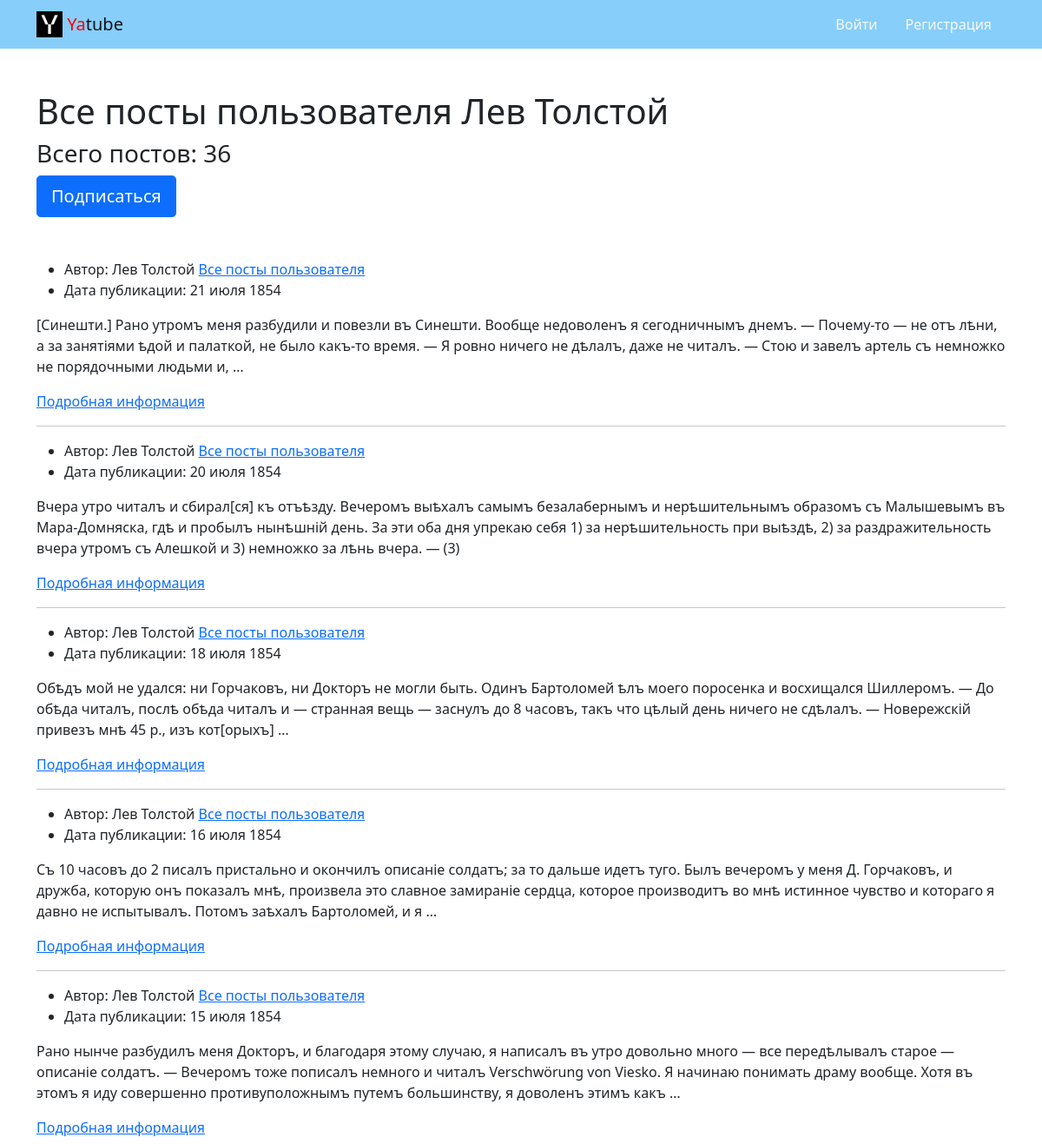
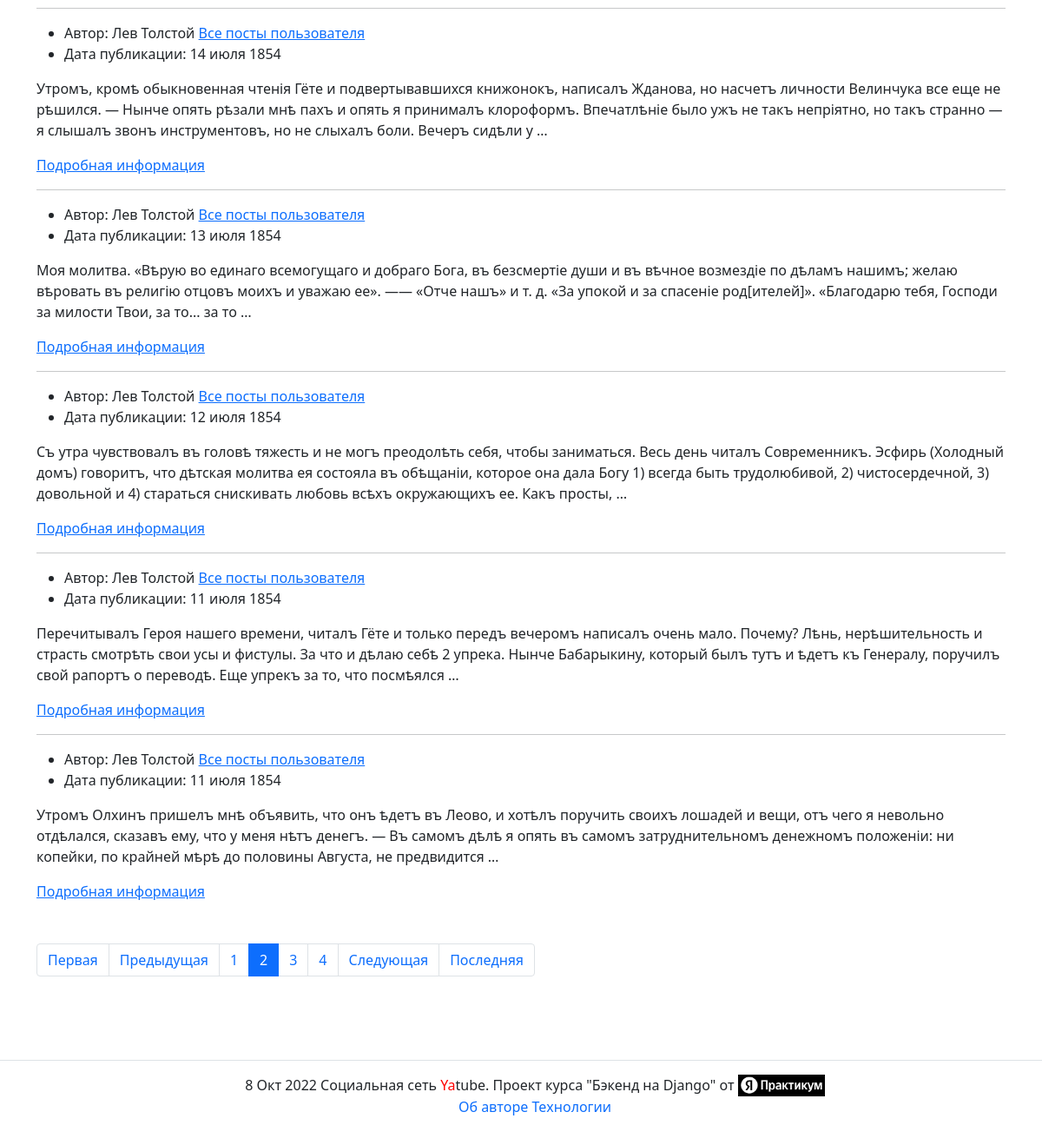
/profile/leo/?page=2, run on the app's committed database (2 pictures, top to bottom).
### posts/models.py (models this page shows, shortened)
class Post(models.Model):
    text = models.TextField(
        verbose_name="Текст поста",
        help_text="Добавьте описание поста"
    )
    pub_date = models.DateTimeField(
        auto_now_add=True,
        verbose_name="Дата публикации"
    )
    author = models.ForeignKey(
        User,
        on_delete=models.CASCADE,
        related_name='posts',
        verbose_name="Автор"
    )
    group = models.ForeignKey(
        Group,
        blank=True,
        null=True,
        related_name='posts',
        on_delete=models.SET_NULL,
        verbose_name="Группа",
        help_text="Укажите группу в которой опубликуется пост"
    )
    image = models.ImageField(
        verbose_name="Картинка",
        help_text="Прикрепите изображение",
        upload_to='posts/',
        blank=True
    )
    class Meta:
        ordering = ('-pub_date',)
        verbose_name = "Статья"
        verbose_name_plural = "Статьи"

### posts/views.py (the view)
# urls.py: path('profile/<str:username>/', views.profile, name='profile'),
def profile(request, username):
    post_author = get_object_or_404(User, username=username)
    post_list = post_author.posts.select_related('group')
    following = (request.user.is_authenticated
                 and post_author.following.filter(user=request.user).exists())
    context = {
        'page_obj': paginator(request.GET.get('page'), post_list),
        'count_post': post_list.count,
        'author': post_author,
        'following': following,
    }
    return render(request, 'posts/profile.html', context)

### posts/views.py (called while the page is built)
def paginator(page_number, post_list):
    post = Paginator(post_list, settings.NUMBER_POST)
    page_obj = post.get_page(page_number)
    return page_obj

### templates/posts/profile.html (shortened to what this page needs)
{% extends 'base.html' %}
{% block content %}
  <div class="mb-5">
    <h1>Все посты пользователя {{ author.get_full_name }}</h1>
    <h3>Всего постов: {{ count_post }}</h3>
    {% if request.user != author %}
      {% if following %}
        <a
          class="btn btn-lg btn-light"
          href="{% url 'posts:profile_unfollow' author.username %}" role="button"
        >
          Отписаться
        </a>
      {% else %}
        <a
          class="btn btn-lg btn-primary"
          href="{% url 'posts:profile_follow' author.username %}" role="button"
        >
          Подписаться
        </a>
      {% endif %}
    {% endif %}
  </div>
  {% for post in page_obj %}
      {% include 'posts/includes/post_for_list.html' %}
    {% if not forloop.last %}<hr>{% endif %}
  {% endfor %}
{% endblock %}

### templates/posts/includes/post_for_list.html (shortened to what this page needs)
{% load thumbnail %}
<article>
  <ul>
    <li>
      Автор: {{ post.author.get_full_name }}
      <a href="{% url 'posts:profile' post.author.username %}">Все посты пользователя</a>
    </li>
    <li>
      Дата публикации: {{ post.pub_date|date:"d E Y" }}
    </li>
  </ul>
  <p>{{ post.text|truncatewords:50 }}</p>
  <a href="{% url 'posts:post_detail' post.id %}">Подробная информация </a>
  </article>
<article>

### data on the page
Post: author.get_full_name "Лев Толстой", pub_date "21 июля 1854", text "[Синешти.] Рано утромъ меня разбудили и повезли въ Синешти. Вообще недоволенъ я сегодничнымъ днемъ. — Почему-то — не отъ лѣни, а за занятіями ѣдой и палаткой, не было какъ-тο время. — Я ровно ничего не дѣлалъ, даже не читалъ. — Стою и завелъ артель съ немножко не порядочными людьми и, …"
Post: author.get_full_name "Лев Толстой", pub_date "20 июля 1854", text "Вчера утро читалъ и сбирал[ся] къ отъѣзду. Вечеромъ выѣхалъ самымъ безалабернымъ и нерѣшительнымъ образомъ съ Малышевымъ въ Мара-Домняска, гдѣ и пробылъ нынѣшній день. За эти оба дня упрекаю себя 1) за нерѣшительность при выѣздѣ, 2) за раздражительность вчера утромъ съ Алешкой и 3) немножко за лѣнь вчера. — (3)"
Post: author.get_full_name "Лев Толстой", pub_date "18 июля 1854", text "Обѣдъ мой не удался: ни Горчаковъ, ни Докторъ не могли быть. Одинъ Бартоломей ѣлъ моего поросенка и восхищался Шиллеромъ. — До обѣда читалъ, послѣ обѣда читалъ и — странная вещь — заснулъ до 8 часовъ, такъ что цѣлый день ничего не сдѣлалъ. — Новережскій привезъ мнѣ 45 р., изъ кот[орыхъ] …"
Post: author.get_full_name "Лев Толстой", pub_date "16 июля 1854", text "Съ 10 часовъ до 2 писалъ пристально и окончилъ описаніе солдатъ; за то дальше идетъ туго. Былъ вечеромъ у меня Д. Горчаковъ, и дружба, которую онъ показалъ мнѣ, произвела это славное замираніе сердца, которое производитъ во мнѣ истинное чувство и котораго я давно не испытывалъ. Потомъ заѣхалъ Бартоломей, и я …"
Post: author.get_full_name "Лев Толстой", pub_date "15 июля 1854", text "Рано нынче разбудилъ меня Докторъ, и благодаря этому случаю, я написалъ въ утро довольно много — все передѣлывалъ старое — описаніе солдатъ. — Вечеромъ тоже пописалъ немного и читалъ Verschwörung von Viesko. Я начинаю понимать драму вообще. Хотя въ этомъ я иду совершенно противуположнымъ путемъ большинству, я доволенъ этимъ какъ …"
Post: author.get_full_name "Лев Толстой", pub_date "14 июля 1854", text "Утромъ, кромѣ обыкновенная чтенія Гёте и подвертывавшихся книжонокъ, написалъ Жданова, но насчетъ личности Велинчука все еще не рѣшился. — Нынче опять рѣзали мнѣ пахъ и опять я принималъ клороформъ. Впечатлѣніе было ужъ не такъ непріятно, но такъ странно — я слышалъ звонъ инструментовъ, но не слыхалъ боли. Вечеръ сидѣли у …"
Post: author.get_full_name "Лев Толстой", pub_date "13 июля 1854", text "Моя молитва. «Вѣрую во единаго всемогущаго и добраго Бога, въ безсмертіе души и въ вѣчное возмездіе по дѣламъ нашимъ; желаю вѣровать въ религію отцовъ моихъ и уважаю ее». —— «Отче нашъ» и т. д. «За упокой и за спасеніе род[ителей]». «Благодарю тебя, Господи за милости Твои, за то... за то …"
Post: author.get_full_name "Лев Толстой", pub_date "12 июля 1854", text "Съ утра чувствовалъ въ головѣ тяжесть и не могъ преодолѣть себя, чтобы заниматься. Весь день читалъ Современникъ. Эсфирь (Холодный домъ) говоритъ, что дѣтская молитва ея состояла въ обѣщаніи, которое она дала Богу 1) всегда быть трудолюбивой, 2) чистосердечной, 3) довольной и 4) стараться снискивать любовь всѣхъ окружающихъ ее. Какъ просты, …"
Post: author.get_full_name "Лев Толстой", pub_date "11 июля 1854", text "Перечитывалъ Героя нашего времени, читалъ Гёте и только передъ вечеромъ написалъ очень мало. Почему? Лѣнь, нерѣшительность и страсть смотрѣть свои усы и фистулы. За что и дѣлаю себѣ 2 упрека. Нынче Бабарыкину, который былъ тутъ и ѣдетъ къ Генералу, поручилъ свой рапортъ о переводѣ. Еще упрекъ за то, что посмѣялся …"
Post: author.get_full_name "Лев Толстой", pub_date "11 июля 1854", text "Утромъ Олхинъ пришелъ мнѣ объявить, что онъ ѣдетъ въ Леово, и хотѣлъ поручить своихъ лошадей и вещи, отъ чего я невольно отдѣлался, сказавъ ему, что у меня нѣтъ денегъ. — Въ самомъ дѣлѣ я опять въ самомъ затруднительномъ денежномъ положеніи: ни копейки, по крайней мѣрѣ до половины Августа, не предвидится …"

### other printed values
{{ author.get_full_name }} "Лев Толстой"
{{ count_post }} "36"
{{ i }} "1" "3" "4"
{{ i }} "2"
